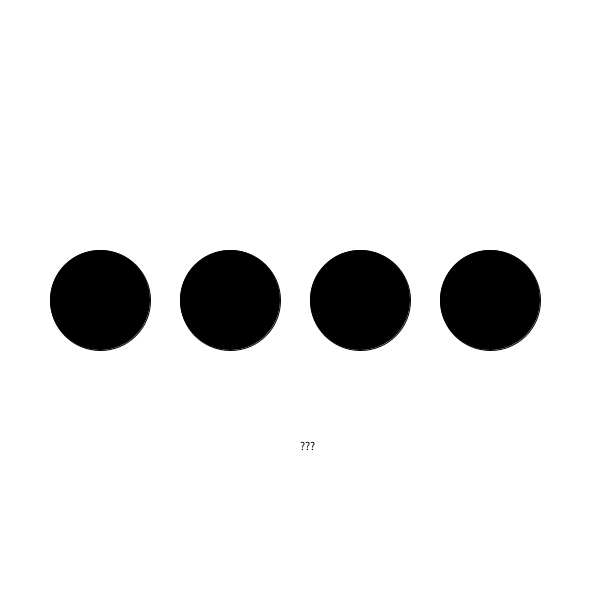
Frame 1 (no input)
Frame 60 (the mouse pressed at the canvas centre just before this capture): identical to frame 1, image omitted
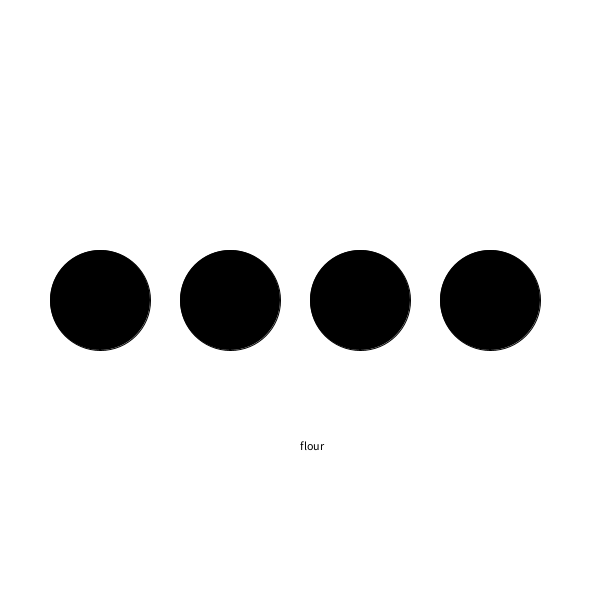
Frame 120 (the mouse held since frame 60 and released just before this capture)

The Processing sketch that drew these frames (run headless with seeded random() and noise(); from frame 60 on, the mouse is pressed at the canvas centre):

// Processing sketch: sketch_0Circles
// ── sketch_0Circles.pde
StringList strings;

void setup () {
  
  size(600, 600);
  background (255, 255, 255);
  fill(0);
  ellipse (490, 300, 100, 100);
  ellipse (360, 300, 100, 100);
  ellipse (230, 300, 100, 100);
  ellipse (100, 300, 100, 100);
  text("???", 300, 450);
  
  strings = new StringList();
  strings.append("coffee");
  strings.append("tea");
  strings.append("flour");
  strings.append("eggs");

}

void drawCircle() {
  ellipse (490, 300, 100, 100);
  ellipse (360, 300, 100, 100);
  ellipse (230, 300, 100, 100);
  ellipse (100, 300, 100, 100);
}

void draw() {
  

  
   if (mouseX > 100-100 && mouseX < 100+100 && mouseY > 300-100 && mouseY < 300+100 && mousePressed) {
      background (255, 255, 255);
      drawCircle();
      text(strings.get(0), 300, 450);
  } 
  
  if (mouseX > 230-100 && mouseX < 230+100 && mouseY > 300-100 && mouseY < 300+100 && mousePressed) {
      background (255, 255, 255);
      drawCircle();
      text(strings.get(1), 300, 450);
  } 
  
   if (mouseX > 360-100 && mouseX < 360+100 && mouseY > 300-100 && mouseY < 300+100 && mousePressed) {
      background (255, 255, 255);
      drawCircle();
      text(strings.get(2), 300, 450);
  } 
  
   if (mouseX > 490-100 && mouseX < 490+100 && mouseY > 300-100 && mouseY < 300+100 && mousePressed) {
      background (255, 255, 255);
      drawCircle();
      text(strings.get(3), 300, 450);
  }
}
